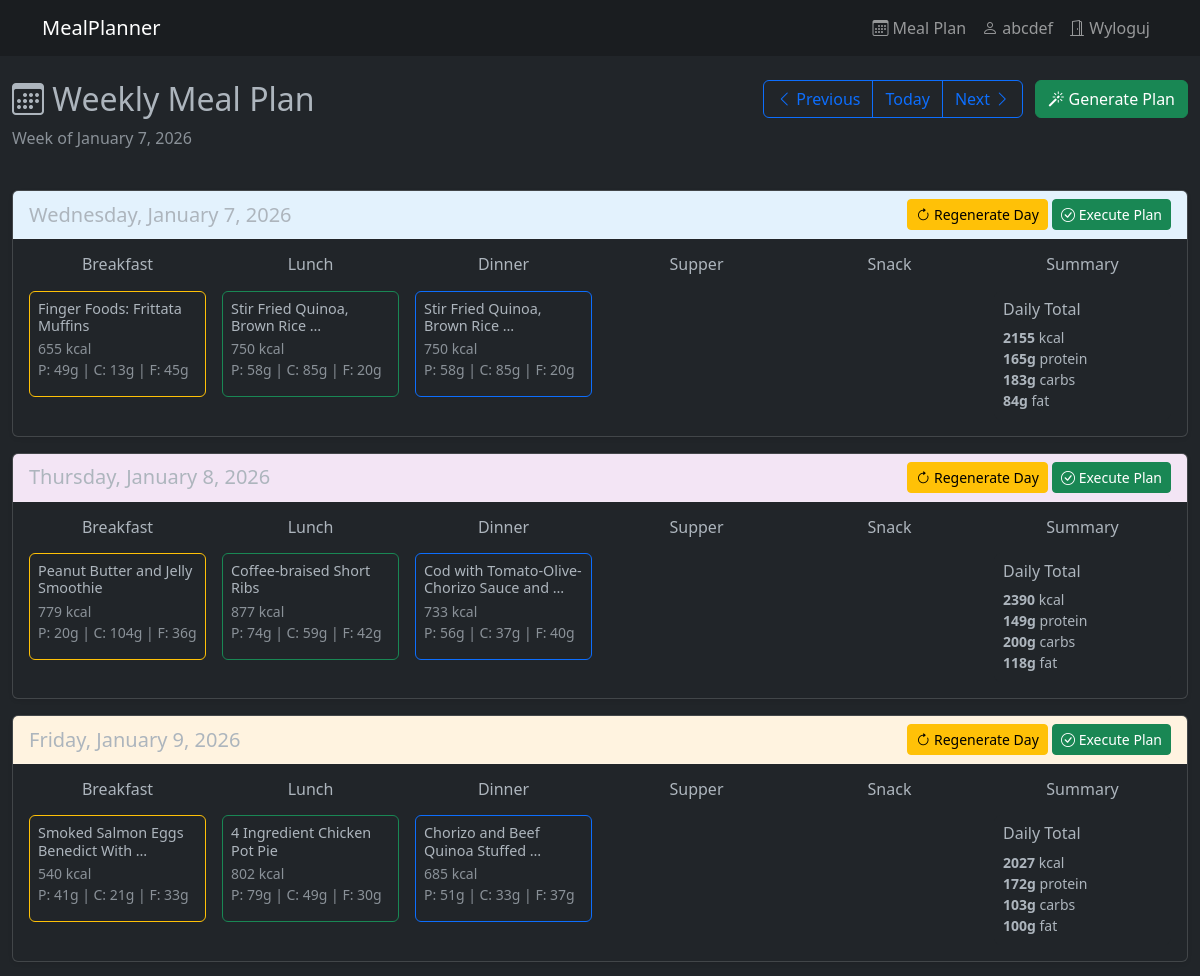
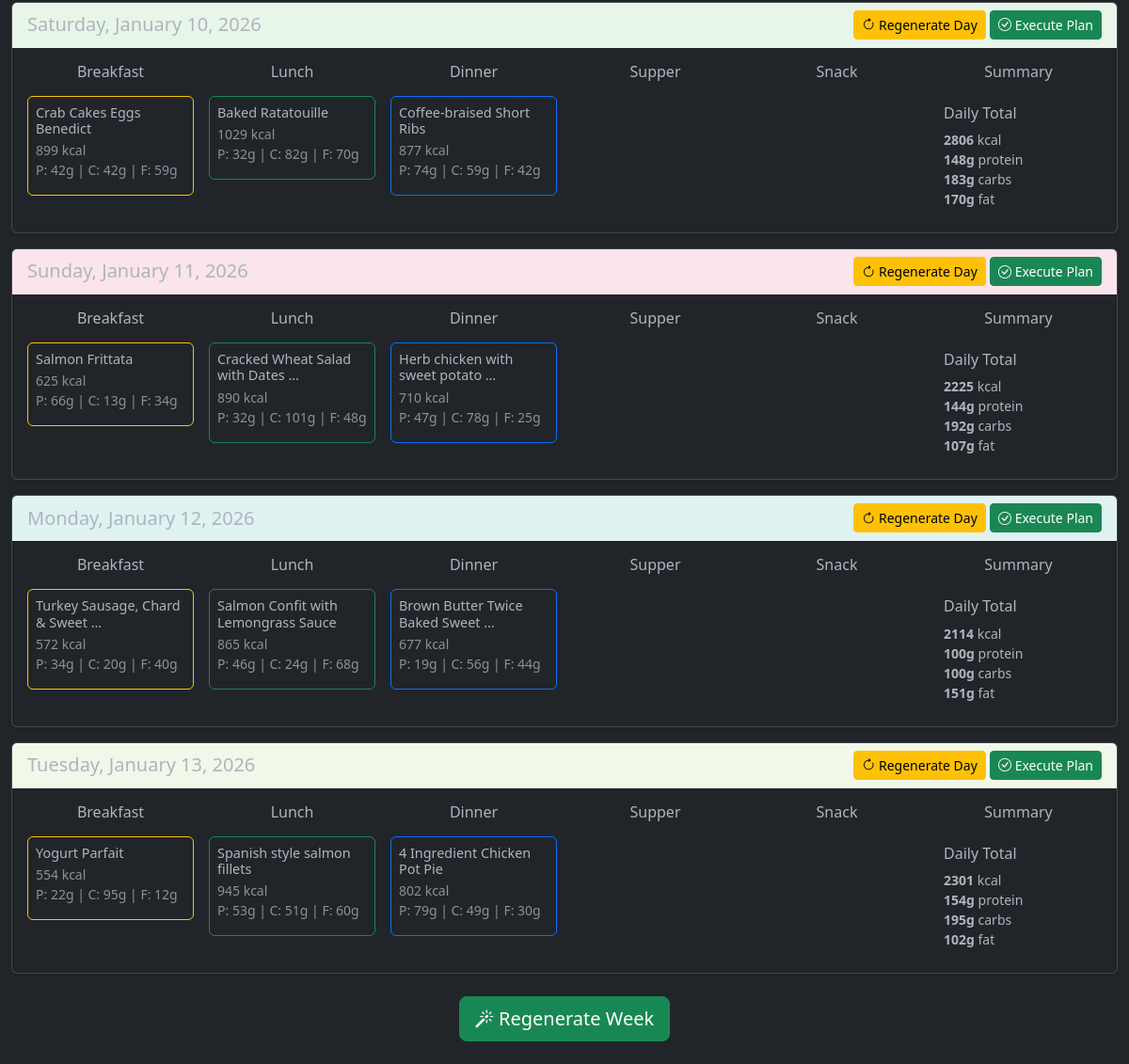
The page /meal_plan/?week_start=2026-01-07 (signed in) on the database its author committed (2 pictures, top to bottom).
### recipes/models.py (models this page shows, shortened)
class PlannedMeal(models.Model):
    user = models.ForeignKey(User, on_delete=models.CASCADE, related_name='planned_meals')
    date = models.DateField()
    meal_type = models.CharField(max_length=20, choices=MealType.choices)
    recipe = models.ForeignKey(Recipe, blank=True, null=True, on_delete=models.CASCADE)
    ingredients_snapshot = models.JSONField(null=True,blank=True)
    custom_title = models.CharField(blank=True, null=True, max_length=300)
    custom_calories = models.DecimalField(blank=True, null=True, max_digits=6, decimal_places=2)
    custom_protein = models.DecimalField(blank=True, null=True, max_digits=5, decimal_places=2)
    custom_carbohydrates = models.DecimalField(blank=True, null=True, max_digits=5, decimal_places=2)
    custom_fat = models.DecimalField(blank=True, null=True, max_digits=5, decimal_places=2)
    servings = models.IntegerField()
    created_at = models.DateTimeField(auto_now_add=True)
    class Meta:
        ordering = ['date', 'meal_type']
        unique_together = ['user', 'date', 'meal_type']

### recipes/views.py (the view)
# urls.py: path('meal_plan/', weekly_meal_plan_view, name='meal_plan'),
@login_required
def weekly_meal_plan_view(request: HttpRequest) -> HttpResponse:
    week_start = request.GET.get('week_start')
    if week_start:
        start_date = date.fromisoformat(week_start)
    else:
        start_date = date.today()
    weekly_plan = get_weekly_plan(request.user, start_date)
    prev_week = start_date - timedelta(days=7)
    next_week = start_date + timedelta(days=7)
    return render(request, 'meal_planning/calendar.html', {
        'weekly_plan': weekly_plan,
        'start_date': start_date,
        'prev_week': prev_week,
        'next_week': next_week,
        'today': date.today()
    })

### domain/meal_planning.py (called while the page is built)
def sum_daily_macros(meals: List[PlannedMeal]) -> Dict[str, float]:
    return reduce(
        lambda acc, meal: {
            'calories': acc['calories'] + (meal.custom_calories or 0),
            'protein': acc['protein'] + (meal.custom_protein or 0),
            'carbohydrates': acc['carbohydrates'] + (meal.custom_carbohydrates or 0),
            'fat': acc['fat'] + (meal.custom_fat or 0),
        },
        meals,
        {'calories': 0, 'protein': 0, 'carbohydrates': 0, 'fat': 0}
    )

def group_by_date(planned_meals: List[PlannedMeal]) -> Dict[date, List]:
    return reduce(
        lambda acc, meal: {
            **acc,
            meal.date: acc.get(meal.date, []) + [meal]
        },
        planned_meals,
        {}
    )

def group_by_type(planned_meals: List[PlannedMeal]) -> Dict[str, List]:
    return reduce(
        lambda acc, meal: {
            **acc,
            meal.meal_type: acc.get(meal.meal_type, []) + [meal]
        },
        planned_meals,
        {}
    )

def get_weekly_plan(user: User, start_date: date) -> List:
    end_date = start_date + timedelta(days=7)
    planned_meals = PlannedMeal.objects.filter(
        user=user,
        date__gte=start_date,
        date__lt=end_date
    ).select_related('recipe')
    grouped = group_by_date(planned_meals)
    return list(map(
        lambda day_offset: {
            'date': start_date + timedelta(days=day_offset),
            'meals': grouped.get(start_date + timedelta(days=day_offset), []),
            'meals_by_type': group_by_type(grouped.get(start_date + timedelta(days=day_offset), []), ),
            'total_macros': sum_daily_macros(
                grouped.get(start_date + timedelta(days=day_offset), [])
            )
        },
        range(7)
    ))

### templates/meal_planning/calendar.html (shortened to what this page needs)
{% extends 'base.html' %}
{% block content %}
<div class="container-fluid mt-4">
    <div class="row mb-4">
        <div class="col-md-6">
            <h2><i class="bi bi-calendar3"></i> Weekly Meal Plan</h2>
            <p class="text-muted">
                Week of {{ start_date|date:"F j, Y" }}
            </p>
        </div>
        <div class="col-md-6 text-end">
            <div class="btn-group me-2" role="group">
                <a href="?week_start={{ prev_week|date:'Y-m-d' }}" class="btn btn-outline-primary">
                    <i class="bi bi-chevron-left"></i> Previous
                </a>
                <a href="?week_start={{ today|date:'Y-m-d' }}" class="btn btn-outline-primary">
                     Today
                </a>
                <a href="?week_start={{ next_week|date:'Y-m-d' }}" class="btn btn-outline-primary">
                    Next <i class="bi bi-chevron-right"></i>
                </a>
            </div>
            <div class="btn-group" role="group">
                <a href="{% url 'generate_meal_plan' %}" class="btn btn-success">
                    <i class="bi bi-magic"></i> Generate Plan
                </a>
            </div>
        </div>
    </div>
    {% for day in weekly_plan %}
    <div class="card shadow-sm mb-3">
        <div class="card-header" style="background-color: {% cycle '#e3f2fd' '#f3e5f5' '#fff3e0' '#e8f5e9' '#fce4ec' '#e0f2f1' '#f1f8e9' %};">
            <div class="row align-items-center">
                <div class="col-md-6">
                    <h5 class="mb-0">
                        {{ day.date|date:"l, F j, Y" }}
                    </h5>
                </div>
                <div class="col-md-6 text-end">
                    {% if day.meals %}
                    <a href="{% url 'regenerate_day' date_str=day.date|date:'Y-m-d' %}"
                       class="btn btn-sm btn-warning"
                       onclick="return confirm('Regenerate all meals for this day?')">
                        <i class="bi bi-arrow-clockwise"></i> Regenerate Day
                    </a>
                    <a href="{% url 'execute_daily_plan' date_str=day.date|date:'Y-m-d' %}"
                       class="btn btn-sm btn-success"
                       onclick="return confirm('Copy this day\'s plan to your food log?')">
                        <i class="bi bi-check-circle"></i> Execute Plan
                    </a>
                    {% else %}
                    <span class="text-muted">No meals planned</span>
                    {% endif %}
                </div>
            </div>
        </div>
        <div class="card-body">
            <div class="row g-3">
                <div class="col-md-2">
                    <div class="meal-column">
                        <h6 class="text-center mb-3">
                             Breakfast
                        </h6>
                        {% if day.meals_by_type.breakfast %}
                            {% for meal in day.meals_by_type.breakfast %}
                            <div class="card meal-card border-warning mb-2">
                                <div class="card-body p-2">
                                    <h6 class="card-title mb-1" style="font-size: 0.9rem;">
                                        {{ meal.custom_title|truncatewords:5 }}
                                    </h6>
                                    <p class="card-text small text-muted mb-2">
                                         {{ meal.custom_calories|floatformat:0 }} kcal
                                        <br>
                                        P: {{ meal.custom_protein|floatformat:0 }}g |
                                        C: {{ meal.custom_carbohydrates|floatformat:0 }}g |
                                        F: {{ meal.custom_fat|floatformat:0 }}g
                                    </p>
                                </div>
                            </div>
                            {% endfor %}
                        {% endif %}
                    </div>
                </div>
                <div class="col-md-2">
                    <div class="meal-column">
                        <h6 class="text-center mb-3">
                             Lunch
                        </h6>
                        {% if day.meals_by_type.lunch %}
                            {% for meal in day.meals_by_type.lunch %}
                            <div class="card meal-card border-success mb-2">
                                <div class="card-body p-2">
                                    <h6 class="card-title mb-1" style="font-size: 0.9rem;">
                                        {{ meal.custom_title|truncatewords:5 }}
                                    </h6>
                                    <p class="card-text small text-muted mb-2">
                                         {{ meal.custom_calories|floatformat:0 }} kcal
                                        <br>
                                        P: {{ meal.custom_protein|floatformat:0 }}g |
                                        C: {{ meal.custom_carbohydrates|floatformat:0 }}g |
                                        F: {{ meal.custom_fat|floatformat:0 }}g
                                    </p>
                                </div>
                            </div>
                            {% endfor %}
                        {% endif %}
                    </div>
                </div>
                <div class="col-md-2">
                    <div class="meal-column">
                        <h6 class="text-center mb-3">
                             Dinner
                        </h6>
                        {% if day.meals_by_type.dinner %}
                            {% for meal in day.meals_by_type.dinner %}
                            <div class="card meal-card border-primary mb-2">
                                <div class="card-body p-2">
                                    <h6 class="card-title mb-1" style="font-size: 0.9rem;">
                                        {{ meal.custom_title|truncatewords:5 }}
                                    </h6>
                                    <p class="card-text small text-muted mb-2">
                                         {{ meal.custom_calories|floatformat:0 }} kcal
                                        <br>
                                        P: {{ meal.custom_protein|floatformat:0 }}g |
                                        C: {{ meal.custom_carbohydrates|floatformat:0 }}g |
                                        F: {{ meal.custom_fat|floatformat:0 }}g
                                    </p>
                                </div>
                            </div>
                            {% endfor %}
                        {% endif %}
                    </div>
                </div>
                <div class="col-md-2">
                    <div class="meal-column">
                        <h6 class="text-center mb-3">
                             Supper
                        </h6>
                    </div>
                </div>
                <div class="col-md-2">
                    <div class="meal-column">
                        <h6 class="text-center mb-3">
                             Snack
                        </h6>
                    </div>
                </div>
                <div class="col-md-2">
                    <div class="meal-column">
                        <h6 class="text-center mb-3">
                             Summary
                        </h6>
                        {% if day.meals %}
                        <div class="card border-dark">
                            <div class="card-body p-2">
                                <h6 class="card-title mb-2">Daily Total</h6>
                                <ul class="list-unstyled small mb-0">
                                    <li> <strong>{{ day.total_macros.calories|floatformat:0 }}</strong> kcal</li>
                                    <li> <strong>{{ day.total_macros.protein|floatformat:0 }}g</strong> protein</li>
                                    <li> <strong>{{ day.total_macros.carbohydrates|floatformat:0 }}g</strong> carbs</li>
                                    <li> <strong>{{ day.total_macros.fat|floatformat:0 }}g</strong> fat</li>
                                </ul>
                            </div>
                        </div>
                        {% else %}
                        <div class="card border-secondary">
                            <div class="card-body p-3 text-center">
                                <p class="text-muted mb-0 small">No meals planned for this day</p>
                            </div>
                        </div>
                        {% endif %}
                    </div>
                </div>
            </div>
        </div>
    </div>
    {% endfor %}
   <div class="text-center my-4">
    <a href="{% url 'generate_meal_plan' %}?start_date={{ start_date|date:'Y-m-d' }}"
       class="btn btn-success btn-lg"
       onclick="return confirm('Generate meals for this week? Existing meals will be replaced.')">
        <i class="bi bi-magic"></i>
        {% if weekly_plan.0.meals %}Regenerate{% else %}Generate{% endif %} Week
    </a>
</div>
</div>
{% endblock %}

### templates/base.html (shortened to what this page needs)
<!DOCTYPE html>
<html data-bs-theme="dark">
<head>
    <link href="https://cdn.jsdelivr.net/npm/bootstrap@5.3.0/dist/css/bootstrap.min.css" rel="stylesheet">
    <link rel="stylesheet" href="https://cdn.jsdelivr.net/npm/bootstrap-icons@1.13.1/font/bootstrap-icons.min.css">
</head>
<body>
    <nav class="navbar navbar-expand-lg navbar-dark bg-dark-subtle">
        <div class="container">
            <a class="navbar-brand" href="/">MealPlanner</a>
            <ul class="navbar-nav ms-auto">
                <li class="nav-item">
                    <a class="nav-link" href="{% url 'meal_plan' %}">
                        <i class="bi bi-calendar3"></i> Meal Plan
                    </a>
                </li>
                <li class="nav-item">
                    <a class="nav-link" href="/profile/">
                        <i class="bi bi-person"></i> {{ user.username }}
                    </a>
                </li>
                <li class="nav-item">
                    <a class="nav-link" href="/logout/">
                        <i class="bi bi-door-open"></i> Wyloguj
                    </a>
                </li>
            </ul>
        </div>
    </nav>
    {% block content %}
    {% endblock %}
</body>
</html>

### templates/meal_planning/calendar.html (style rules this page uses)
.meal-card { transition: transform 0.2s, box-shadow 0.2s; }
.meal-column { min-height: 150px; }

### rows shown on the page
PlannedMeal: custom_title "Finger Foods: Frittata Muffins", custom_calories "655", custom_protein "49", custom_carbohydrates "13", custom_fat "45"
PlannedMeal: custom_title "Stir Fried Quinoa, Brown Rice …", custom_calories "750", custom_protein "58", custom_carbohydrates "85", custom_fat "20"
PlannedMeal: custom_title "Stir Fried Quinoa, Brown Rice …", custom_calories "750", custom_protein "58", custom_carbohydrates "85", custom_fat "20"
PlannedMeal: custom_title "Peanut Butter and Jelly Smoothie", custom_calories "779", custom_protein "20", custom_carbohydrates "104", custom_fat "36"
PlannedMeal: custom_title "Coffee-braised Short Ribs", custom_calories "877", custom_protein "74", custom_carbohydrates "59", custom_fat "42"
PlannedMeal: custom_title "Cod with Tomato-Olive-Chorizo Sauce and …", custom_calories "733", custom_protein "56", custom_carbohydrates "37", custom_fat "40"
PlannedMeal: custom_title "Smoked Salmon Eggs Benedict With …", custom_calories "540", custom_protein "41", custom_carbohydrates "21", custom_fat "33"
PlannedMeal: custom_title "4 Ingredient Chicken Pot Pie", custom_calories "802", custom_protein "79", custom_carbohydrates "49", custom_fat "30"
PlannedMeal: custom_title "Chorizo and Beef Quinoa Stuffed …", custom_calories "685", custom_protein "51", custom_carbohydrates "33", custom_fat "37"
PlannedMeal: custom_title "Crab Cakes Eggs Benedict", custom_calories "899", custom_protein "42", custom_carbohydrates "42", custom_fat "59"
PlannedMeal: custom_title "Baked Ratatouille", custom_calories "1029", custom_protein "32", custom_carbohydrates "82", custom_fat "70"
PlannedMeal: custom_title "Coffee-braised Short Ribs", custom_calories "877", custom_protein "74", custom_carbohydrates "59", custom_fat "42"
PlannedMeal: custom_title "Salmon Frittata", custom_calories "625", custom_protein "66", custom_carbohydrates "13", custom_fat "34"
PlannedMeal: custom_title "Cracked Wheat Salad with Dates …", custom_calories "890", custom_protein "32", custom_carbohydrates "101", custom_fat "48"
PlannedMeal: custom_title "Herb chicken with sweet potato …", custom_calories "710", custom_protein "47", custom_carbohydrates "78", custom_fat "25"
PlannedMeal: custom_title "Turkey Sausage, Chard & Sweet …", custom_calories "572", custom_protein "34", custom_carbohydrates "20", custom_fat "40"
PlannedMeal: custom_title "Salmon Confit with Lemongrass Sauce", custom_calories "865", custom_protein "46", custom_carbohydrates "24", custom_fat "68"
PlannedMeal: custom_title "Brown Butter Twice Baked Sweet …", custom_calories "677", custom_protein "19", custom_carbohydrates "56", custom_fat "44"
PlannedMeal: custom_title "Yogurt Parfait", custom_calories "554", custom_protein "22", custom_carbohydrates "95", custom_fat "12"
PlannedMeal: custom_title "Spanish style salmon fillets", custom_calories "945", custom_protein "53", custom_carbohydrates "51", custom_fat "60"
PlannedMeal: custom_title "4 Ingredient Chicken Pot Pie", custom_calories "802", custom_protein "79", custom_carbohydrates "49", custom_fat "30"

### other values the page prints
{{ user.username }} "abcdef"
{{ start_date|date:"F j, Y" }} "January 7, 2026"
{{ day.date|date:"l, F j, Y" }} "Wednesday, January 7, 2026" "Thursday, January 8, 2026" "Friday, January 9, 2026" "Saturday, January 10, 2026" "Sunday, January 11, 2026" "Monday, January 12, 2026" "Tuesday, January 13, 2026"
{{ day.total_macros.calories|floatformat:0 }} "2155" "2390" "2027" "2806" "2225" "2114" "2301"
{{ day.total_macros.protein|floatformat:0 }} "165" "149" "172" "148" "144" "100" "154"
{{ day.total_macros.carbohydrates|floatformat:0 }} "183" "200" "103" "183" "192" "100" "195"
{{ day.total_macros.fat|floatformat:0 }} "84" "118" "100" "170" "107" "151" "102"
